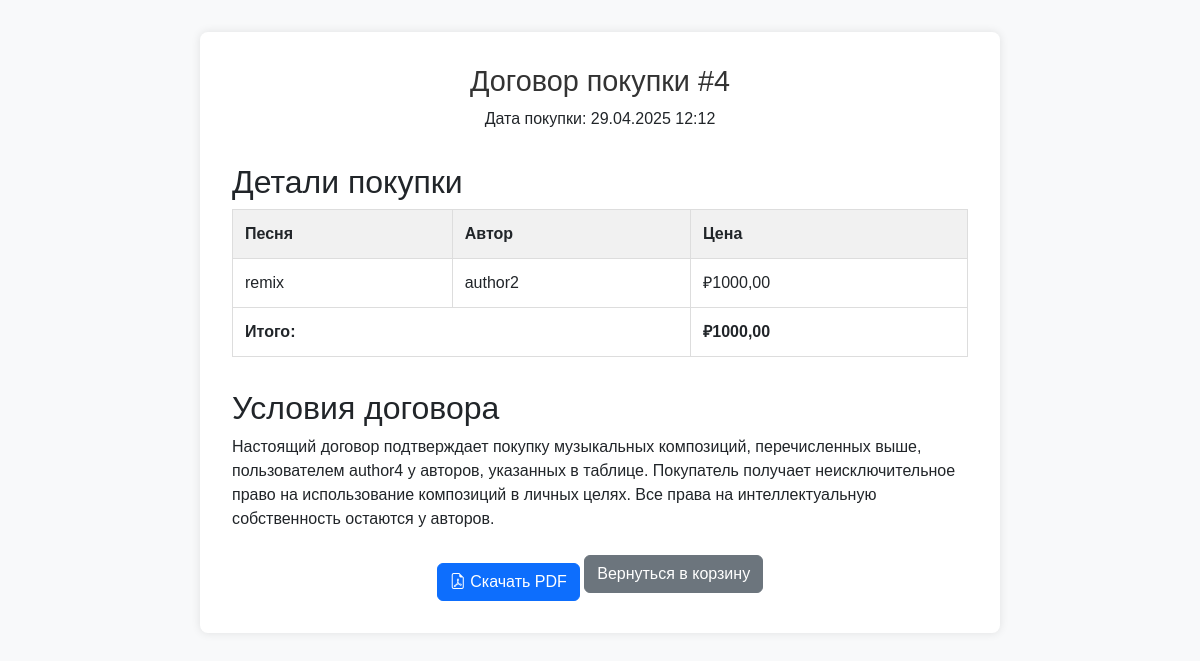
Page /purchase_contract/4/ (signed in) on the committed database.
### store/models.py (models this page shows, shortened)
class Purchase(models.Model):
    user = models.ForeignKey(
        User,
        on_delete=models.CASCADE,
        related_name='bulk_purchases',
        verbose_name='Покупатель'
    )
    songs = models.ManyToManyField(
        Song,
        related_name='purchases',
        verbose_name='Песни'
    )
    total_price = models.DecimalField(
        max_digits=10,
        decimal_places=2,
        verbose_name='Общая сумма'
    )
    purchase_date = models.DateTimeField(
        auto_now_add=True,
        verbose_name='Дата покупки'
    )
    class Meta:
        verbose_name = 'Покупка'
        verbose_name_plural = 'Покупки'
        indexes = [
            models.Index(fields=['user', 'purchase_date']),
        ]
        constraints = [
            models.CheckConstraint(
                check=models.Q(total_price__gte=0),
                name='purchase_total_price_non_negative'
            )
        ]

class Song(models.Model):
    title = models.CharField(max_length=100, verbose_name='Название')
    path = models.FileField(upload_to='songs/', verbose_name='Файл')
    cover = models.ImageField(upload_to='covers/', null=True, blank=True, verbose_name='Обложка')
    likes = models.ManyToManyField(
        User,
        related_name='liked_songs',
        blank=True,
        verbose_name='Лайки'
    )
    author = models.ForeignKey(
        User,
        on_delete=models.CASCADE,
        related_name='songs',
        verbose_name='Автор'
    )
    genre = models.ForeignKey(
        Genre,
        on_delete=models.SET_NULL,
        null=True,
        blank=True,
        verbose_name='Жанр'
    )
    price = models.DecimalField(
        max_digits=8,
        decimal_places=2,
        default=0.00,
        verbose_name='Цена'
    )
    total_plays = models.PositiveIntegerField(default=0, verbose_name='Количество прослушиваний')
    created_at = models.DateTimeField(auto_now_add=True, verbose_name='Дата создания')
    class Meta:
        verbose_name = 'Песня'
        verbose_name_plural = 'Песни'
        ordering = ['-created_at']
        indexes = [
            models.Index(fields=['created_at']),
            models.Index(fields=['total_plays']),
            models.Index(fields=['author', 'created_at']),
        ]
        constraints = [
            models.CheckConstraint(
                check=models.Q(price__gte=0),
                name='song_price_non_negative'
            )
        ]

class User(AbstractUser):
    email = models.EmailField(unique=True, verbose_name='Электронная почта')
    balance = models.DecimalField(max_digits=10, decimal_places=2, default=0.00, verbose_name='Баланс')
    class Meta:
        verbose_name = 'Пользователь'
        verbose_name_plural = 'Пользователи'
        indexes = [models.Index(fields=['username', 'email'])]

### store/views.py (the view)
# urls.py: path('purchase_contract/<int:purchase_id>/', views.purchase_contract, name='purchase_contract'),
@login_required
def purchase_contract(request, purchase_id):
    purchase = get_object_or_404(Purchase, id=purchase_id, user=request.user)
    context = {
        'purchase': purchase,
        'songs': purchase.songs.select_related('author').all(),
        'total_price': purchase.total_price,
    }
    return render(request, 'store/purchase_contract.html', context)

### store/templates/store/purchase_contract.html (shortened to what this page needs)
{% extends 'store/base_contract.html' %}
{% load static %}
{% block content %}
<div class="contract-container">
    <div class="contract-header">
        <h1>Договор покупки #{{ purchase.id }}</h1>
        <p>Дата покупки: {{ purchase.purchase_date|date:"d.m.Y H:i" }}</p>
    </div>
    <h2>Детали покупки</h2>
    <table class="contract-table">
        <thead>
            <tr>
                <th>Песня</th>
                <th>Автор</th>
                <th>Цена</th>
            </tr>
        </thead>
        <tbody>
            {% for song in songs %}
            <tr>
                <td>{{ song.title }}</td>
                <td>{{ song.author.username }}</td>
                <td>₽{{ song.price|floatformat:2 }}</td>
            </tr>
            {% empty %}
            <tr>
                <td colspan="3">Песни отсутствуют</td>
            </tr>
            {% endfor %}
        </tbody>
        <tfoot>
            <tr>
                <td colspan="2"><strong>Итого:</strong></td>
                <td><strong>₽{{ total_price|floatformat:2 }}</strong></td>
            </tr>
        </tfoot>
    </table>
    <h2>Условия договора</h2>
    <p>
        Настоящий договор подтверждает покупку музыкальных композиций, перечисленных выше,
        пользователем {{ request.user.username }} у авторов, указанных в таблице.
        Покупатель получает неисключительное право на использование композиций в личных целях.
        Все права на интеллектуальную собственность остаются у авторов.
    </p>
    <div class="contract-actions">
        <a href="{% url 'store:download_contract_pdf' purchase.id %}" class="btn btn-primary btn-download">
            <i class="bi bi-file-earmark-pdf"></i> Скачать PDF
        </a>
        <a href="{% url 'store:cart' %}" class="btn btn-secondary">Вернуться в корзину</a>
    </div>
</div>
{% endblock %}

### store/templates/store/base_contract.html (style rules this page uses)
body { font-family: Arial, sans-serif; background-color: #f8f9fa; }
.contract-container { max-width: 800px; margin: 2rem auto; padding: 2rem; background: #fff; border-radius: 8px; box-shadow: 0 0 10px rgba(0,0,0,0.1); }
.contract-header { text-align: center; margin-bottom: 2rem; }
.contract-header h1 { font-size: 1.8rem; color: #333; }
.contract-table { width: 100%; border-collapse: collapse; margin-bottom: 2rem; }
.contract-table th, .contract-table td { border: 1px solid #ddd; padding: 0.75rem; text-align: left; }
.contract-table th { background-color: #f1f1f1; font-weight: bold; }
.contract-actions { text-align: center; }
.btn-download { margin-top: 1rem; }

### rows in the picture
Purchase: id "4", purchase_date "29.04.2025 12:12", total_price "1000,00"
Song: title "remix", author.username "author2", price "1000,00"
User: user.username "author4"
